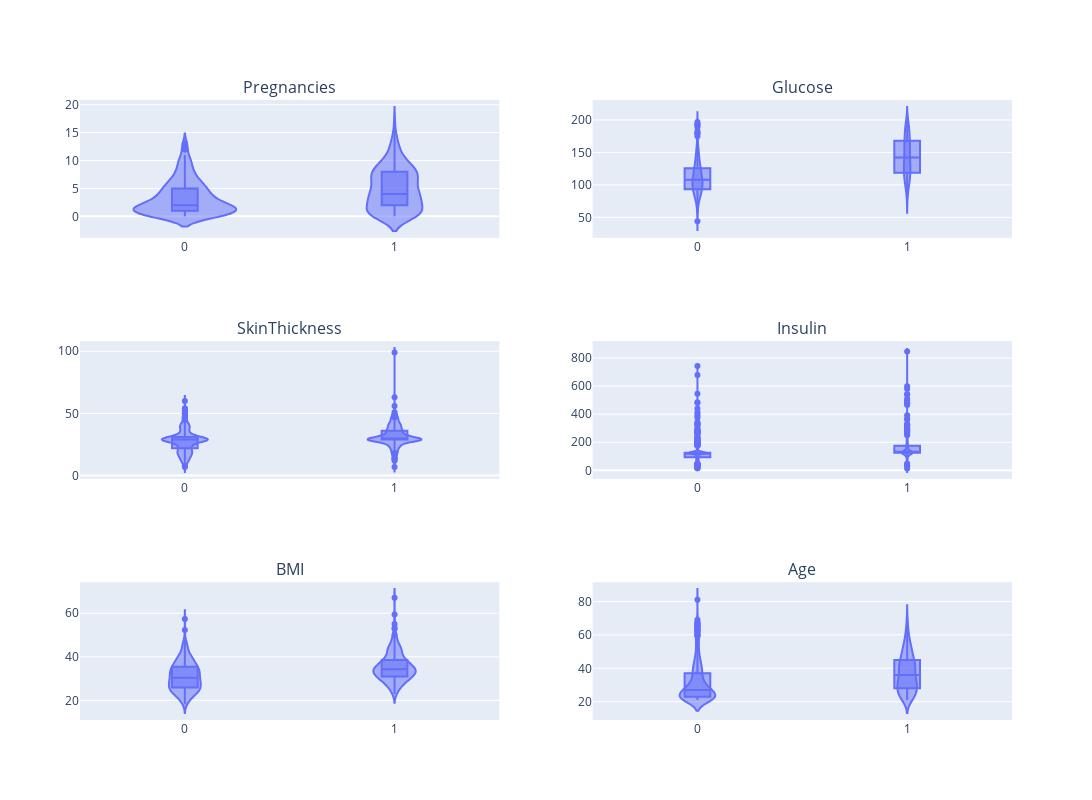

The notebook cell saved with this chart:
### Markdown cell above
#### Violin Plot
It shows that:
- People with diabetes have higher `BMI`, `glucose level`, `number of pregnancies` and `Age` on average.
- Peope with diabetes have more centered `glucose level`, `number of pregnancies` and `DiabetesPedegreeFunction` around the median.

### Code cell
num_cols = len(df.columns)
if num_cols % 2:
    fig = make_subplots(cols = 2, rows=num_cols//2, subplot_titles=[col for col in df.columns if col != TARGET])
    num_cols -= 1
else:
    fig = make_subplots(cols = 2, rows=num_cols//2, subplot_titles=[col for col in df.columns])

for i in range(0, num_cols, 2):
    fig.add_trace(px.violin(data_frame=df, y=df.columns[i], x=TARGET, box=True).data[0], row=i//2+1, col=1)    
    fig.add_trace(px.violin(data_frame=df, y=df.columns[i+1], x=TARGET, box=True).data[0], row=i//2+1, col=2)  

fig.update_layout(width=1250, height=800)
fig.show()

### Figure 1 — Plotly figure (JSON) as saved in the notebook; plotly's stock layout.template omitted (floating-point values rounded to 4 significant figures; data arrays with more than 128 entries replaced by an {"elided": "..."} marker saying what was removed)
{"data": [{"alignmentgroup": "True", "box": {"visible": true}, "hovertemplate": "Outcome=%{x}<br>Pregnancies=%{y}<extra></extra>", "legendgroup": "", "marker": {"color": "#636efa"}, "name": "", "offsetgroup": "", "orientation": "v", "scalegroup": "True", "showlegend": false, "type": "violin", "x": {"elided": "724 int values"}, "x0": " ", "xaxis": "x", "y": {"elided": "724 int values"}, "y0": " ", "yaxis": "y"}, {"alignmentgroup": "True", "box": {"visible": true}, "hovertemplate": "Outcome=%{x}<br>Glucose=%{y}<extra></extra>", "legendgroup": "", "marker": {"color": "#636efa"}, "name": "", "offsetgroup": "", "orientation": "v", "scalegroup": "True", "showlegend": false, "type": "violin", "x": {"elided": "724 int values"}, "x0": " ", "xaxis": "x2", "y": {"elided": "724 int values"}, "y0": " ", "yaxis": "y2"}, {"alignmentgroup": "True", "box": {"visible": true}, "hovertemplate": "Outcome=%{x}<br>SkinThickness=%{y}<extra></extra>", "legendgroup": "", "marker": {"color": "#636efa"}, "name": "", "offsetgroup": "", "orientation": "v", "scalegroup": "True", "showlegend": false, "type": "violin", "x": {"elided": "724 int values"}, "x0": " ", "xaxis": "x3", "y": {"elided": "724 int values"}, "y0": " ", "yaxis": "y3"}, {"alignmentgroup": "True", "box": {"visible": true}, "hovertemplate": "Outcome=%{x}<br>Insulin=%{y}<extra></extra>", "legendgroup": "", "marker": {"color": "#636efa"}, "name": "", "offsetgroup": "", "orientation": "v", "scalegroup": "True", "showlegend": false, "type": "violin", "x": {"elided": "724 int values"}, "x0": " ", "xaxis": "x4", "y": {"elided": "724 float values"}, "y0": " ", "yaxis": "y4"}, {"alignmentgroup": "True", "box": {"visible": true}, "hovertemplate": "Outcome=%{x}<br>BMI=%{y}<extra></extra>", "legendgroup": "", "marker": {"color": "#636efa"}, "name": "", "offsetgroup": "", "orientation": "v", "scalegroup": "True", "showlegend": false, "type": "violin", "x": {"elided": "724 int values"}, "x0": " ", "xaxis": "x5", "y": {"elided": "724 float values"}, "y0": " ", "yaxis": "y5"}, {"alignmentgroup": "True", "box": {"visible": true}, "hovertemplate": "Outcome=%{x}<br>Age=%{y}<extra></extra>", "legendgroup": "", "marker": {"color": "#636efa"}, "name": "", "offsetgroup": "", "orientation": "v", "scalegroup": "True", "showlegend": false, "type": "violin", "x": {"elided": "724 int values"}, "x0": " ", "xaxis": "x6", "y": {"elided": "724 int values"}, "y0": " ", "yaxis": "y6"}], "layout": {"annotations": [{"font": {"size": 16}, "showarrow": false, "text": "Pregnancies", "x": 0.225, "xanchor": "center", "xref": "paper", "y": 1, "yanchor": "bottom", "yref": "paper"}, {"font": {"size": 16}, "showarrow": false, "text": "Glucose", "x": 0.775, "xanchor": "center", "xref": "paper", "y": 1, "yanchor": "bottom", "yref": "paper"}, {"font": {"size": 16}, "showarrow": false, "text": "SkinThickness", "x": 0.225, "xanchor": "center", "xref": "paper", "y": 0.6111, "yanchor": "bottom", "yref": "paper"}, {"font": {"size": 16}, "showarrow": false, "text": "Insulin", "x": 0.775, "xanchor": "center", "xref": "paper", "y": 0.6111, "yanchor": "bottom", "yref": "paper"}, {"font": {"size": 16}, "showarrow": false, "text": "BMI", "x": 0.225, "xanchor": "center", "xref": "paper", "y": 0.2222, "yanchor": "bottom", "yref": "paper"}, {"font": {"size": 16}, "showarrow": false, "text": "Age", "x": 0.775, "xanchor": "center", "xref": "paper", "y": 0.2222, "yanchor": "bottom", "yref": "paper"}], "height": 800, "width": 1250, "xaxis": {"anchor": "y", "domain": [0, 0.45]}, "xaxis2": {"anchor": "y2", "domain": [0.55, 1]}, "xaxis3": {"anchor": "y3", "domain": [0, 0.45]}, "xaxis4": {"anchor": "y4", "domain": [0.55, 1]}, "xaxis5": {"anchor": "y5", "domain": [0, 0.45]}, "xaxis6": {"anchor": "y6", "domain": [0.55, 1]}, "yaxis": {"anchor": "x", "domain": [0.7778, 1]}, "yaxis2": {"anchor": "x2", "domain": [0.7778, 1]}, "yaxis3": {"anchor": "x3", "domain": [0.3889, 0.6111]}, "yaxis4": {"anchor": "x4", "domain": [0.3889, 0.6111]}, "yaxis5": {"anchor": "x5", "domain": [0, 0.2222]}, "yaxis6": {"anchor": "x6", "domain": [0, 0.2222]}}}
